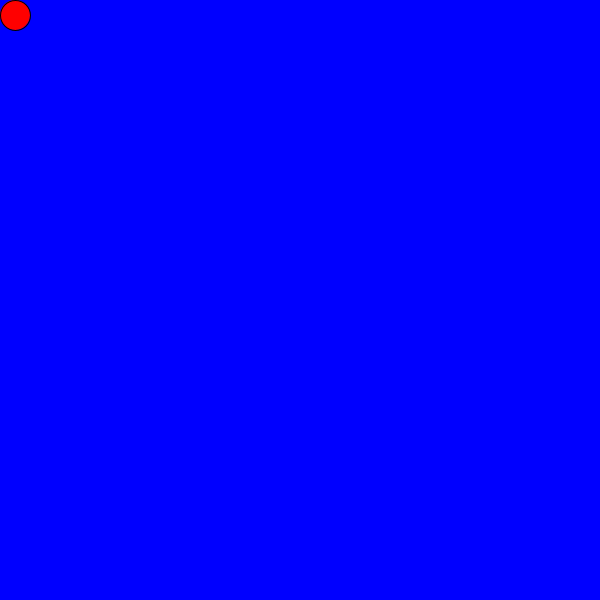
Frame 1 (no input)
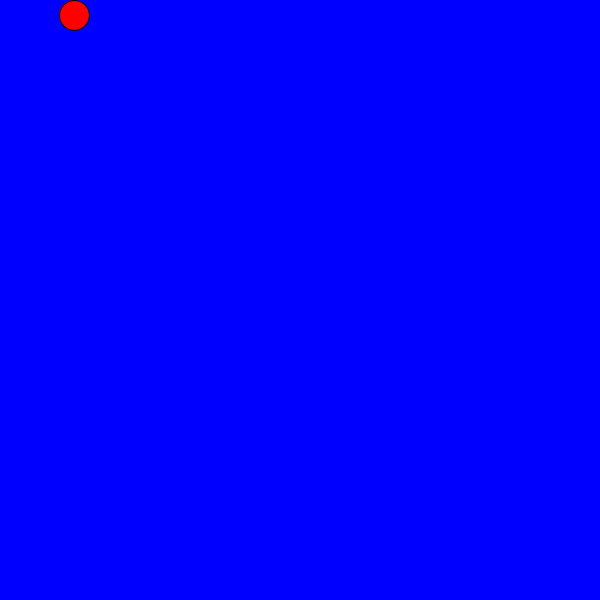
Frame 60 (the mouse pressed at the canvas centre just before this capture)
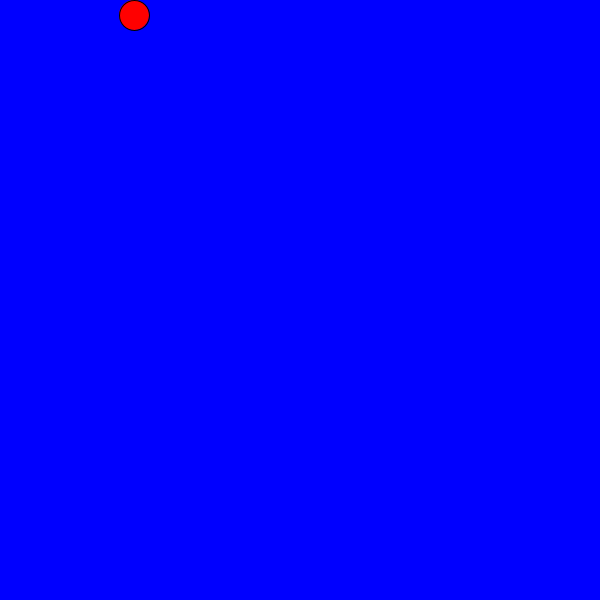
Frame 120 (the mouse held since frame 60 and released just before this capture)

The Processing sketch that drew these frames (run headless with seeded random() and noise(); from frame 60 on, the mouse is pressed at the canvas centre):

// Processing sketch: week1b
// ── week1b.pde
void setup() {
  size(600,600);
  fill(255,0,0);
}

int x = 15;
int y = 15;
void draw() {
  background(0,0,255);
  ellipse(x,y,30,30);
  if (x <= 585 && y == 15) {
    x++;
  }
  if (x == 585 && y >= 15) {
    y++;
  }
  if (y == 585 && x >= 15) {
    x--;
  }
  if (x == 15 && y >= 15) {
    y--;
  }
}
